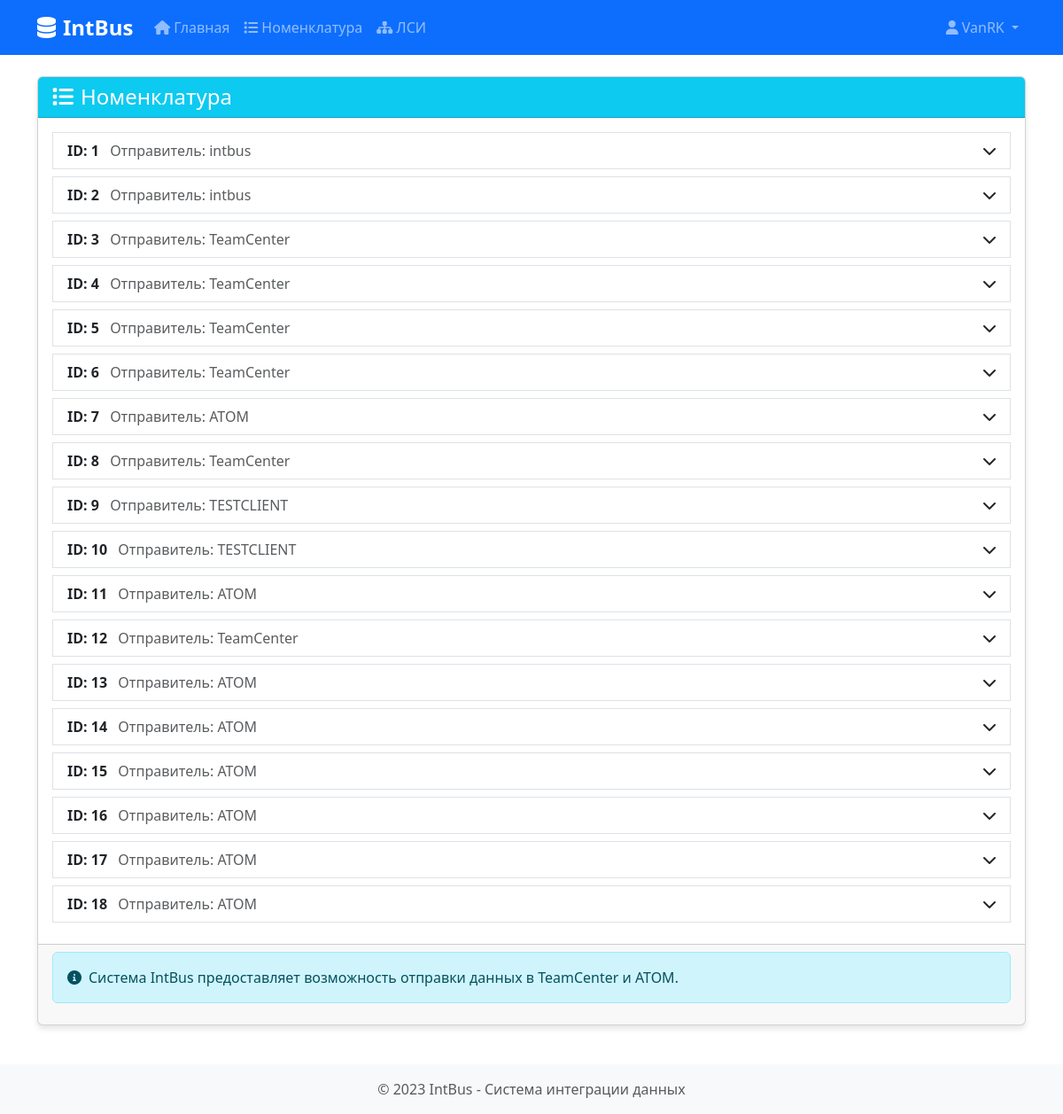
/nomenclature/ (signed in), run on an earlier commit of the app's database.
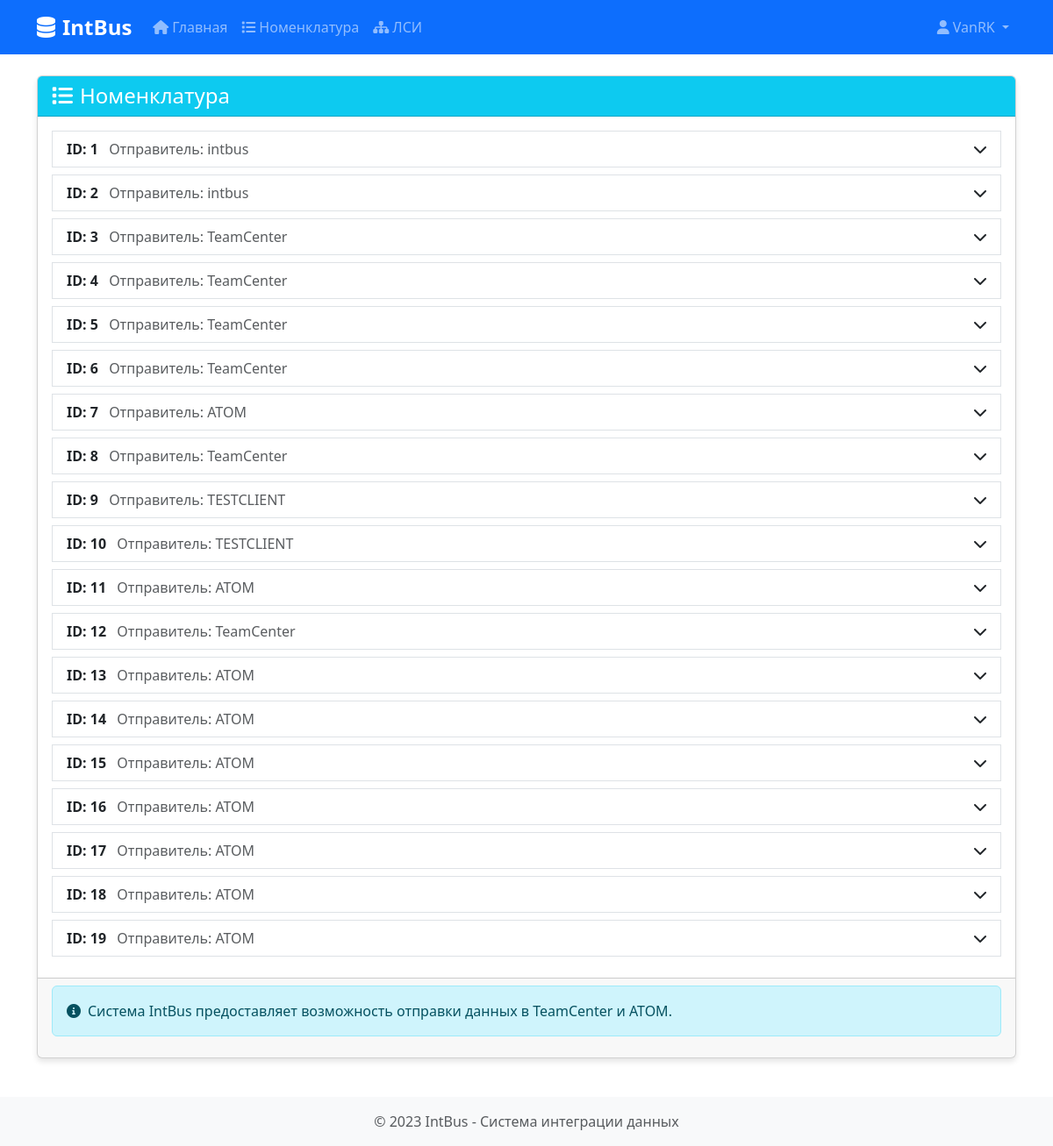
And on a later commit of the database.
### nomenclature/models.py (models this page shows, shortened)
class BaseIntegrationModel(models.Model):
    apikey = models.CharField(max_length=255, default="default_apikey")
    sender = models.CharField(max_length=255, default="intbus")
    data = models.TextField(default="{}")
    name = models.CharField(max_length=255, null=True, blank=True, help_text="Имя объекта, также используется как NAME в TeamCenter")
    code = models.CharField(max_length=100, null=True, blank=True, help_text="Код объекта")
    sent_to_atom = models.BooleanField(default=False)
    sent_to_teamcenter = models.BooleanField(default=False)
    class Meta:
        abstract = True

class Nomenclature(BaseIntegrationModel):
    """Модель для хранения номенклатуры"""

### nomenclature/views.py (the view)
# urls.py: path('nomenclature/', views.nomenclature_list, name='nomenclature_list'),
@login_required
def nomenclature_list(request):
    return render(request, 'nomenclature/nomenclature_list.html',
                 {'nomenclatures': Nomenclature.objects.all()})

### nomenclature/templates/nomenclature/nomenclature_list.html (shortened to what this page needs)
{% extends 'nomenclature/base.html' %}
{% block content %}
<div class="card">
    <div class="card-header bg-info text-white d-flex justify-content-between align-items-center">
        <h4 class="mb-0"><i class="fas fa-list me-2"></i>Номенклатура</h4>
    </div>
    <div class="card-body">
        <div class="list-group">
            {% for item in nomenclatures %}
                <div class="list-item-container mb-2">
                    <div class="list-group-item list-group-item-action d-flex justify-content-between align-items-center"
                         data-bs-toggle="collapse"
                         href="#collapse{{ item.id }}"
                         role="button"
                         aria-expanded="false"
                         aria-controls="collapse{{ item.id }}">
                        <div>
                            <strong>ID: {{ item.id }}</strong>
                            <span class="ms-2 text-muted">Отправитель: {{ item.sender }}</span>
                        </div>
                        <div>
                            <i class="fas fa-chevron-down"></i>
                        </div>
                    </div>
                </div>
            {% empty %}
                <div class="alert alert-info">
                    <i class="fas fa-info-circle me-2"></i>Нет данных номенклатуры
                </div>
            {% endfor %}
        </div>
    </div>
    <div class="card-footer">
        <div class="alert alert-info">
            <i class="fas fa-info-circle me-2"></i>Система IntBus предоставляет возможность отправки данных в TeamCenter и ATOM.
        </div>
    </div>
</div>
{% endblock %}

### nomenclature/templates/nomenclature/base.html (shortened to what this page needs)
<!DOCTYPE html>
<html lang="ru">
<head>
    <link href="https://cdn.jsdelivr.net/npm/bootstrap@5.3.0-alpha1/dist/css/bootstrap.min.css" rel="stylesheet">
    <link rel="stylesheet" href="https://cdnjs.cloudflare.com/ajax/libs/font-awesome/6.0.0/css/all.min.css">
</head>
<body>
    <nav class="navbar navbar-expand-lg navbar-dark bg-primary mb-4">
        <div class="container">
            <a class="navbar-brand" href="{% url 'home' %}">
                <i class="fas fa-database me-2"></i>IntBus
            </a>
            <div class="collapse navbar-collapse" id="navbarNav">
                <ul class="navbar-nav me-auto">
                    <li class="nav-item">
                        <a class="nav-link" href="{% url 'home' %}">
                            <i class="fas fa-home me-1"></i>Главная
                        </a>
                    </li>
                    <li class="nav-item">
                        <a class="nav-link" href="{% url 'nomenclature_list' %}">
                            <i class="fas fa-list me-1"></i>Номенклатура
                        </a>
                    </li>
                    <li class="nav-item">
                        <a class="nav-link" href="{% url 'lsi_list' %}">
                            <i class="fas fa-sitemap me-1"></i>ЛСИ
                        </a>
                    </li>
                </ul>
                <ul class="navbar-nav">
                    {% if user.is_authenticated %}
                        <li class="nav-item dropdown">
                            <a class="nav-link dropdown-toggle" href="#" id="userDropdown" role="button" data-bs-toggle="dropdown">
                                <i class="fas fa-user me-1"></i>{{ user.username }}
                            </a>
                        </li>
                    {% else %}
                        <li class="nav-item">
                            <a class="nav-link" href="{% url 'login' %}"><i class="fas fa-sign-in-alt me-1"></i>Войти</a>
                        </li>
                    {% endif %}
                </ul>
            </div>
        </div>
    </nav>
    <div class="container content">
        {% block content %}{% endblock %}
    </div>
    <footer class="footer mt-4 py-3 bg-light">
        <div class="container text-center">
            <span class="text-muted">© 2023 IntBus - Система интеграции данных</span>
        </div>
    </footer>
</body>
</html>

### nomenclature/templates/nomenclature/base.html (style rules this page uses)
body { min-height: 100vh; display: flex; flex-direction: column; }
.navbar-brand { font-weight: bold; font-size: 1.5rem; }
.content { flex: 1; }
.footer { margin-top: auto; padding: 1rem 0; background-color: #f8f9fa; }
.card { margin-bottom: 20px; box-shadow: 0 4px 6px rgba(0, 0, 0, 0.1); }
.card-header { font-weight: bold; }

What changed in the data, as far as the page shows it:
added Nomenclature: id "19", sender "ATOM"
